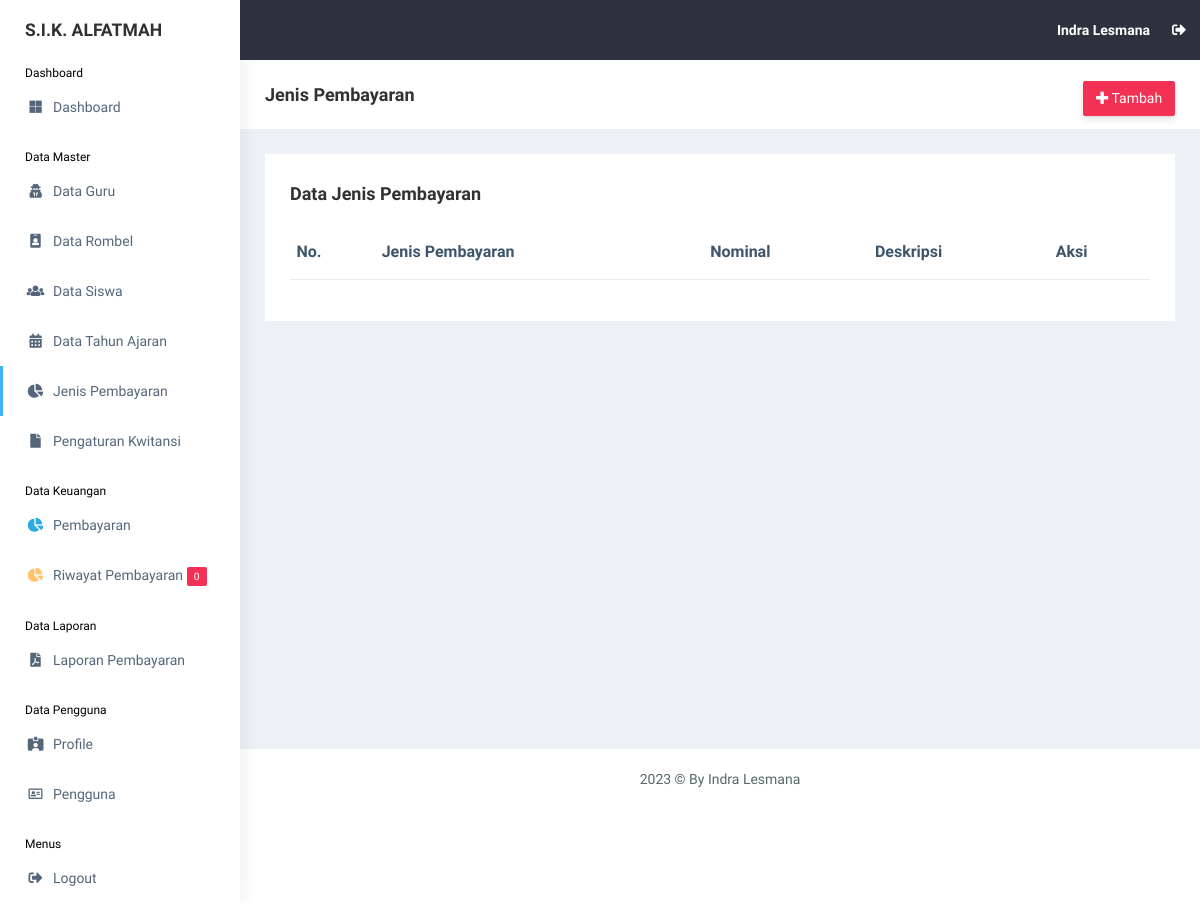
Page /view_master/pembayaran.php (signed in) on the earlier database version.
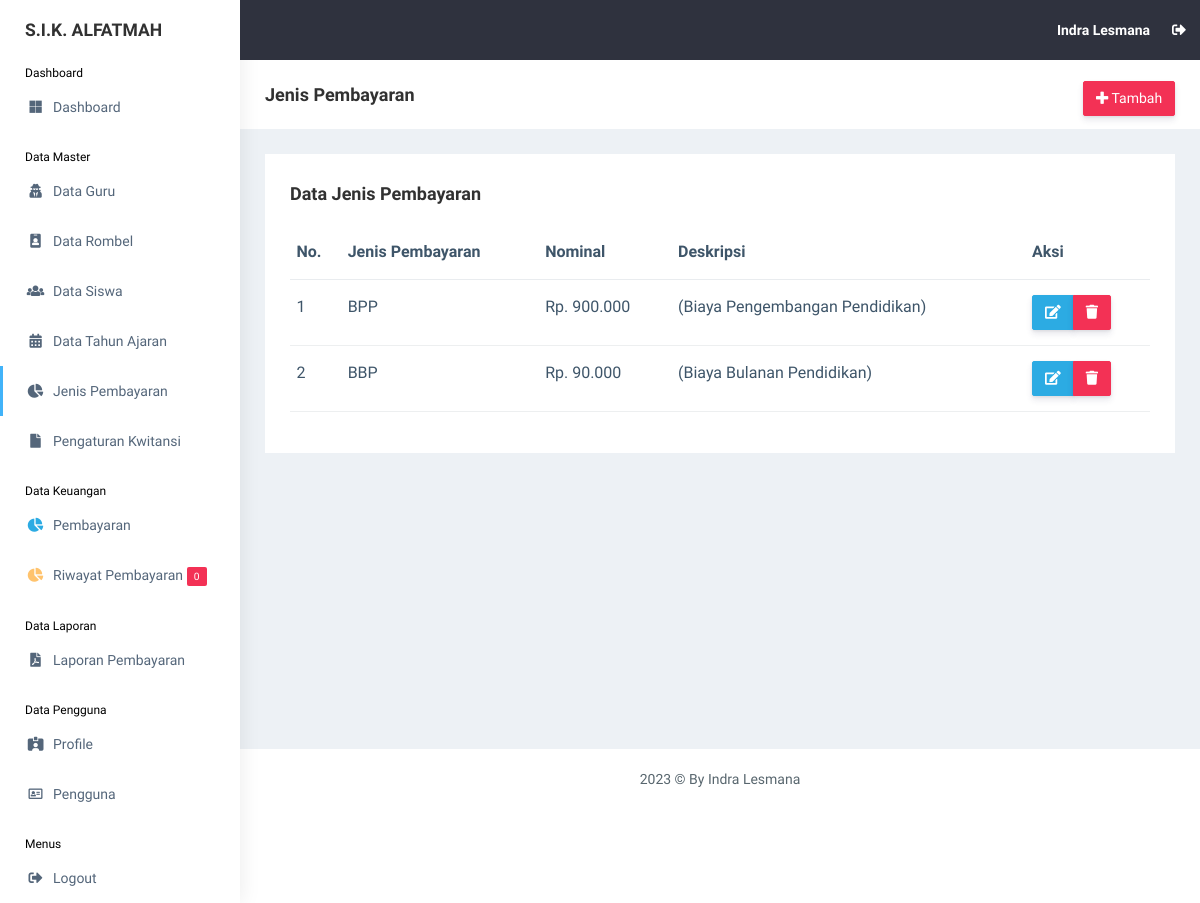
Same page on the later database version.
### tables this page shows
CREATE TABLE `jenis_pembayaran` (
  `id_jenis_pembayaran` int(11) NOT NULL,
  `jenis_pembayaran` varchar(255) NOT NULL,
  `nominal` int(11) NOT NULL,
  `deskripsi` text NOT NULL
);

### functions.php (called while the page is built, shortened)
<?php
$conn = mysqli_connect("localhost", "root", "", "db_sika");
function query($query)
{
    global $conn;
    $result = mysqli_query($conn, $query);
    $rows = [];
    while ($row = mysqli_fetch_assoc($result)) {
        $rows[] = $row;
    }
    return $rows;
}

### view_master/pembayaran.php (the view, shortened to what this page needs)
<?php
include "../templates/header.php";
$jenis_pembayaran = query(
    "SELECT * FROM jenis_pembayaran"
);
?>
<div class="page-breadcrumb bg-white">
    <div class="row align-items-center">
        <div class="col-lg-3 col-md-4 col-sm-4 col-xs-12">
            <h4 class="page-title">Jenis Pembayaran</h4>
        </div>
        <div class="col-lg-9 col-sm-8 col-md-8 col-xs-12">
            <div class="d-md-flex">
                <ol class="breadcrumb ms-auto">
                    <li><a href="pembayaran_add.php"
                            class="btn btn-danger  d-none d-md-block pull-right ms-3 hidden-xs hidden-sm waves-effect waves-light text-white"><i
                                class="fas fa-plus"></i> Tambah</a>
                    </li>
                </ol>
            </div>
        </div>
    </div>
</div>
<div class="container-fluid">
    <div class="row">
        <div class="col-md-12 col-lg-12 col-sm-12">
            <div class="white-box">
                <div class="d-md-flex mb-3">
                    <h3 class="box-title mb-0">Data Jenis Pembayaran</h3>
                </div>
                <div class="table-responsive">
                    <table class="table no-wrap" id="data-table">
                        <thead>
                            <tr>
                                <th class="border-top-0">No.</th>
                                <th class="border-top-0">Jenis Pembayaran</th>
                                <th class="border-top-0">Nominal</th>
                                <th class="border-top-0">Deskripsi</th>
                                <th class="border-top-0">Aksi</th>
                            </tr>
                        </thead>
                        <tbody>
                            <?php $i = 1; ?>
                            <?php foreach ($jenis_pembayaran as $jp): ?>
                                <tr>
                                    <td>
                                        <?= $i; ?>
                                    </td>
                                    <td class="txt-oflo">
                                        <?= $jp["jenis_pembayaran"]; ?>
                                    </td>
                                    <td class="txt-oflo">
                                        Rp.
                                        <?= number_format($jp["nominal"], 0, ',', '.'); ?>
                                    </td>
                                    <td class="txt-oflo">
                                        <?= $jp["deskripsi"]; ?>
                                    </td>
                                    <td>
                                        <div class="btn-group btn-group-toggle" data-toggle="buttons">
                                            <a href="pembayaran_edit.php?id_jenis_pembayaran=<?= $jp["id_jenis_pembayaran"] ?>"
                                                class="btn btn-info text-white"><i class="fas fa-edit"></i></a>
                                            <a href="pembayaran_delete.php?id_jenis_pembayaran=<?= $jp["id_jenis_pembayaran"] ?>"
                                                class="btn btn-danger text-white"
                                                onclick="return confirm('Yakin ingin menghapus <?= $jp['jenis_pembayaran']; ?>?');"><i
                                                    class="fas fa-trash"></i></a>
                                        </div>
                                    </td>
                                </tr>
                                <?php $i++; ?>
                            <?php endforeach; ?>
                        </tbody>
                    </table>
                </div>
            </div>
        </div>
    </div>
</div>
<?php
include "../templates/footer.php";
?>

Differences in the rows shown:
added jenis_pembayaran: jenis_pembayaran "BPP", nominal "900.000", deskripsi "(Biaya Pengembangan Pendidikan)"
added jenis_pembayaran: jenis_pembayaran "BBP", nominal "90.000", deskripsi "(Biaya Bulanan Pendidikan)"
